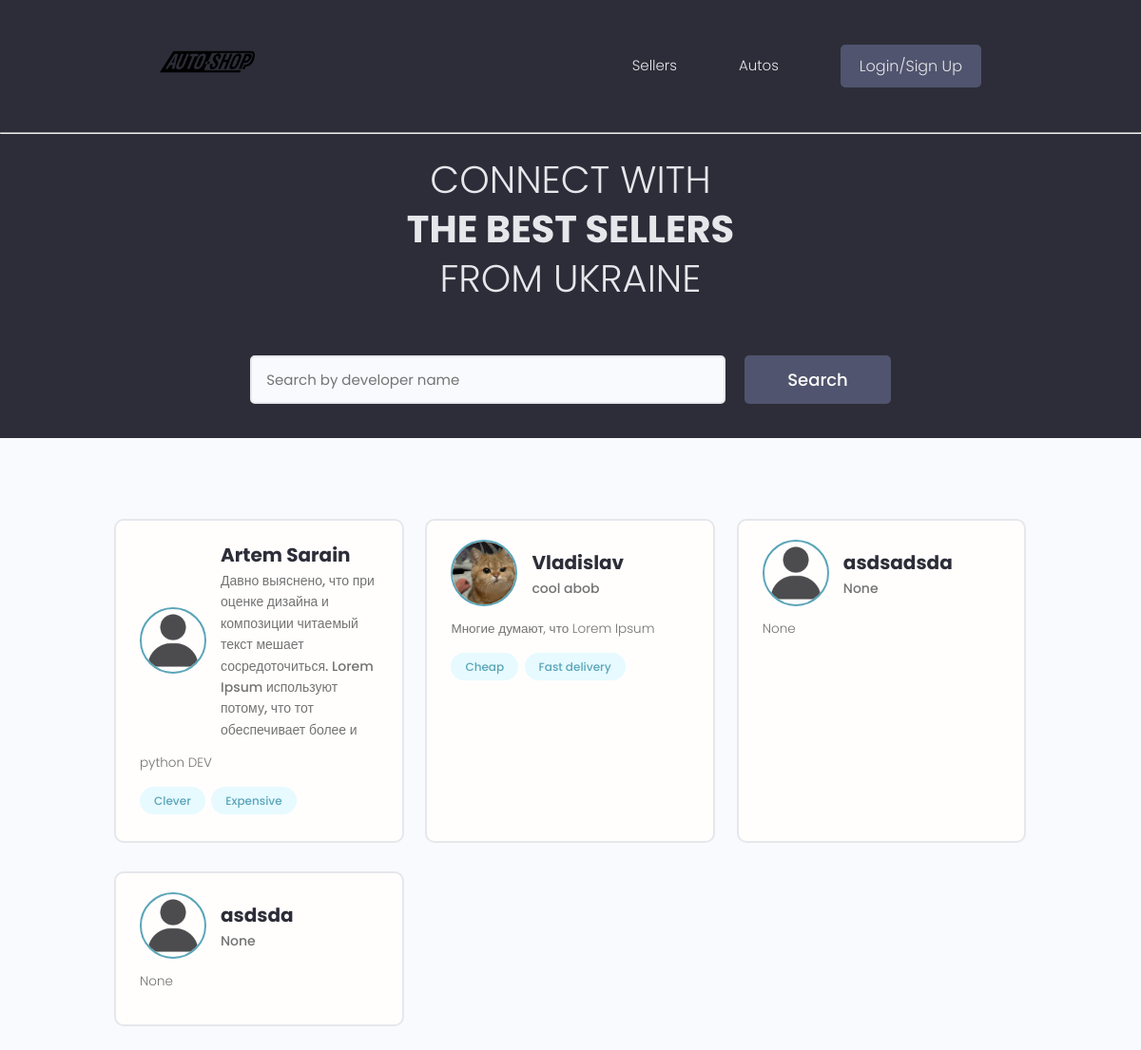
The app's page /users/, older data.
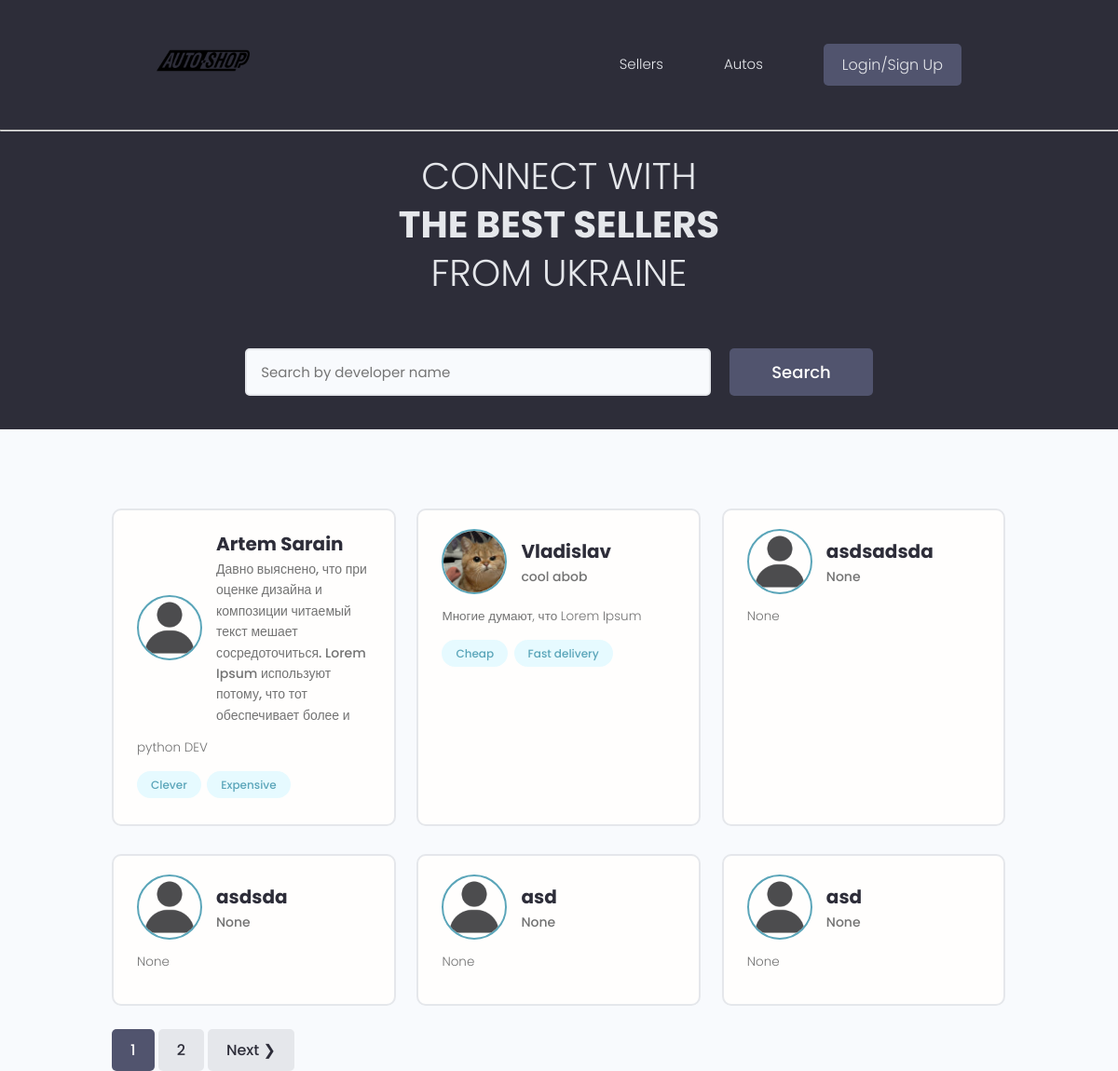
The same page, newer data.
### users/models.py (models this page shows, shortened)
class Profile(models.Model):
    id = models.BigAutoField(primary_key=True)
    user = models.OneToOneField(User, on_delete=models.CASCADE)
    name = models.CharField(max_length=50, null=True, blank=True)
    email = models.EmailField(max_length=254, default="default@example.com")
    username = models.CharField(max_length=50, null=True, blank=True)
    shortbio = models.CharField(max_length=100, null=True, blank=True)
    bio = models.TextField(null=True, blank=True)
    profile_image = models.ImageField(null=True, blank=True, default="profiles/default-user.png", upload_to='profiles/')
    location = models.CharField(max_length=200)
    social_telegram = models.CharField(max_length=500, null=True, blank=True)
    social_youtube = models.CharField(max_length=500, null=True, blank=True)
    vote_total = models.IntegerField(default=0, null=True, blank=True)
    vote_ratio = models.IntegerField(default=0, null=True, blank=True)
    created = models.DateTimeField(auto_now_add=True)

class Advantage(models.Model):
    owner = models.ForeignKey(Profile, on_delete=models.CASCADE, null=True, blank=True)
    name = models.CharField(max_length=100)
    description = models.CharField(max_length=300, null=True, blank=True)
    id = models.BigAutoField(primary_key=True)
    created = models.DateTimeField(auto_now_add=True)
    def __str__(self):
        return self.name

### users/views.py (the view)
# urls.py: path('', views.profiles, name='profiles'),
def profiles(request):
    profiles, search_query = searchProfile(request)
    custom_range, profiles = paginateProfiles(request, profiles, 6)
    contex = {'profiles': profiles, "search_query": search_query, "custom_range": custom_range}
    return render(request, 'users/profiles.html', contex)

### users/utils.py (called while the page is built)
def searchProfile(request):
    search_query = ""
    if request.GET.get("search_query"):
        search_query = request.GET.get("search_query")
    advantages = Advantage.objects.filter(name__icontains=search_query)
    profiles = Profile.objects.distinct().filter(
        Q(name__icontains=search_query) |
        Q(shortbio__icontains=search_query) |
        Q(bio__icontains=search_query) |
        Q(advantage__in=advantages)
    )
    return profiles, search_query

def paginateProfiles(request, profiles, result):
    page = request.GET.get("page")
    paginator = Paginator(profiles, result)
    try:
        profiles = paginator.page(page)
    except PageNotAnInteger:
        page = 1
        profiles = paginator.page(page)
    except EmptyPage:
        page = paginator.num_pages
        profiles = paginator.page(page)
    left_index = (int(page) - 4)
    if left_index < 1:
        left_index = 1
    right_index = (int(page) + 5)
    if right_index > paginator.num_pages:
        right_index = paginator.num_pages + 1
    custom_range = range(left_index, right_index)
    return custom_range, profiles

### users/templates/users/profiles.html (shortened to what this page needs)
{% extends 'main.html' %}
{% block content %}
  <main class="home">
    <section class="hero-section text-center">
      <div class="container container--narrow">
        <div class="hero-section__box">
          <h2>CONNECT WITH</h2>
          <h2><span>THE BEST SELLERS</span></h2>
          <h2>FROM UKRAINE</h2>
        </div>
        <div class="hero-section__search">
          <form id="searchForm" class="form" action="{% url 'profiles' %}" method="get">
            <div class="form__field">
              <input class="input input--text" id="formInput#search" type="text" name="search_query"
                value="{{search_query}}" placeholder="Search by developer name" />
            </div>
            <input class="btn btn--sub btn--lg" type="submit" value="Search" />
          </form>
        </div>
      </div>
    </section>
    <section class="devlist">
      <div class="container">
        <div class="grid grid--three">
          {% for profile in profiles %}
          <div class="column card">
            <div class="dev">
              <a href="{% url 'user-profile' profile.id %}" class="card__body">
                <div class="dev__profile">
                  <img class="avatar avatar--md" src="{{profile.profile_image.url}}" alt="image" />
                  <div class="dev__meta">
                    <h3>{{profile.name}}</h3>
                    <h5>{{profile.bio|slice:"150"}}</h5>
                  </div>
                </div>
                <p class="dev__info">{{profile.shortbio}}</p>
                <div class="dev__skills">
                  {% for adv in profile.advantage_set.all|slice:"5" %}
                  <span class="tag tag--pill tag--main">
                    <small>{{adv}}</small>
                  </span>
                  {% endfor %}
                </div>
              </a>
            </div>
          </div>
          {% endfor %}
        </div>
      </div>
    </section>
    {% include 'pagination.html' with queryset=profiles custom_range=custom_range %}
  </main>
 {% endblock content %}

### templates/main.html (shortened to what this page needs)
<!DOCTYPE html>
{% load static %}
<html lang="en">
<head>
    <link rel="stylesheet" href="https://cdn.iconmonstr.com/1.3.0/css/iconmonstr-iconic-font.min.css"/>
    <link rel="stylesheet" href="{% static 'uikit/styles/uikit.css' %}"/>
    <link rel="stylesheet" href="{% static 'styles/app.css' %}"/>
</head>
<body>
{% include 'navbar.html' %}
{% block content %}
{% endblock content %}
</body>
</html>

### templates/navbar.html (shortened to what this page needs)
{% load static %}
  <header class="header">
    <div class="container container--narrow">
      <a href="{% url 'all_autos' %}" class="header__logo">
        <img src="{% static 'images/auto-shop.png' %}" alt="AutoSearch Logo"/>
      </a>
      <nav class="header__nav">
        <ul class="header__menu">
          <li class="header__menuItem"><a href="{% url 'profiles' %}">Sellers</a></li>
          <li class="header__menuItem"><a href="{% url 'all_autos' %}">Autos</a></li>
          {% if request.user.is_authenticated %}
          <li class="header__menuItem"><a href="{% url 'inbox' %}">Inbox</a></li>
          <li class="header__menuItem"><a href="{% url 'account' %}">My Account</a></li>
          <li class="header__menuItem"><a href="{% url 'create-auto' %}">Add auto</a></li>
          <li class="header__menuItem"><a href="{% url 'logout' %}" class="btn btn--sub">Logout</a></li>
          {% else %}
          <li class="header__menuItem"><a href="{% url 'login' %}" class="btn btn--sub">Login/Sign Up</a></li>
          {% endif %}
        </ul>
      </nav>
    </div>
  </header>
<hr>

### templates/pagination.html (shortened to what this page needs)
{% if queryset.has_other_pages %}
<div class="paginator">
    <ul class="container">
        {% for page in custom_range %}
        {% if page == queryset.number %}
        <a href="?page={{page}}" class="btn page-link btn--sub" data-page="{{page}}">{{page}}</a>
        {% else %}
        <a href="?page={{page}}" class="btn page-link" data-page="{{page}}">{{page}}</a>
          {% endif %}
       {% endfor %}
       {% if queryset.has_next %}
        <a href="?page={{queryset.next_page_number}}" class="btn page-link" data-page="{{queryset.next_page_number}}">Next &#10095;</a>
        {% endif %}
    </ul>
</div>
{% endif %}

### static/styles/app.css (style rules this page uses)
:root { --color-sub: #2d2d39; }
.btn--sub { background-color: var(--color-sub-light); }
.card { border: 2px solid var(--color-light); }
img { width: 100%; }
.header { position: sticky; z-index: 111; background-color: var(--color-sub); padding: 1.5rem 0; }
.header > .container { display: flex; justify-content: space-between; align-items: center; }
.header__logo > img { height: 100px; width: auto; }
.header__nav > ul { display: inline-flex; align-items: center; list-style: none; gap: 6.5rem; }
.header__menuItem > a { color: var(--color-light); font-weight: 300; }
.hero-section { height: 40vh; display: flex; align-items: center; background-color: var(--color-sub); }
.hero-section__box { margin-bottom: 4rem; }
.hero-section__box > h2, .hero-section__box > h2 > span { font-size: 4rem; color: var(--color-light); line-height: 1.3; text-transform: uppercase; }
.hero-section__box > h2 { font-weight: 300; }
.hero-section__box > h2 > span { font-weight: 700; }
.hero-section__search > .form { display: flex; align-items: center; justify-content: center; gap: 2rem; }
.hero-section__search > .form input.input--text { width: 50rem; }
.devlist { margin-top: 8rem; }
.devlist .grid { align-items: stretch; }
.devlist .dev .dev__profile { display: flex; align-items: center; gap: 1.5rem; }
.devlist .dev .dev__meta h3 { color: var(--color-sub); font-size: 2rem; font-weight: 700; }
.devlist .dev .dev__meta h5 { color: var(--color-text); font-size: 1.4rem; font-weight: 500; }
.devlist .dev .dev__info { margin: 1.5rem 0; font-size: 1.35rem; line-height: 1.4; text-align: justify; }

### static/uikit/styles/modules/_variables.css (style rules this page uses)
:root { --color-main: #5aa5b9; --color-main-light: #e6faff; --color-sub: #3f4156; --color-sub-light: #51546e; --color-sub-lighter: #ededfd; --color-text: #737373; --color-gray: #8b8b8b; --color-light: #e5e7eb; --color-light-gray: #767676; --color-bg: #f8fafd; --color-white: #fffefd; --color-white-light: #f3f3f3; --color-success: #359e64; --color-success-bg: #def8e8; --color-error: #fc4b0b; --color-error-bg: #fff2ee; --font-base: 'Poppins', arial, helvetica, 'Segoe UI', roboto, ubuntu, sans-serif; --font-monospace: 'Fira Code', 'Courier New', courier, monospace; --font-regular: 300; --font-medium: 500; --font-bold: 700; --generic-shadow: 1px 1px 5px #00000010; --generic-transition: all 0.3s ease-in-out; }

### static/uikit/styles/modules/_base.css (style rules this page uses)
* { margin: 0; padding: 0; box-sizing: border-box; text-rendering: optimizeLegibility; color: inherit; font-size: inherit; }
html { font-size: 50%; }
@media only screen and (min-width: 480px) { html { font-size: 56.25%; } }
@media only screen and (min-width: 1200px) { html { font-size: 62.5%; } }
body { line-height: 1.6; font-weight: 400; font-size: 1.5rem; color: var(--color-text); background-color: var(--color-bg); min-height: 100vh; }

### static/uikit/styles/modules/_typography.css (style rules this page uses)
* { font-family: var(--font-base); }
h2 { font-size: 3.6rem; font-weight: var(--font-bold); }
h3 { font-size: 3.2rem; font-weight: var(--font-medium); }
h5 { font-size: 2.4rem; font-weight: var(--font-medium); }
h5, h6 { font-weight: var(--font-regular); }
p, span, strong { font-size: 1.6rem; color: var(--color-text); font-weight: var(--font-regular); }
a { padding-bottom: 2px; text-decoration: none; display: inline-block; color: var(--color-main); font-weight: var(--font-medium); }

### static/uikit/styles/modules/_utilities.css (style rules this page uses)
.container { width: 92%; max-width: 165rem; margin: 0 auto; box-sizing: border-box; }
.container--narrow { width: 92%; max-width: 120rem; }
@media screen and (min-width: 1000px) { .container { width: 90%; } }
@media screen and (min-width: 1000px) { .container--narrow { width: 85%; } }
@media screen and (min-width: 1200px) { .container { width: 80%; } }
@media screen and (min-width: 1200px) { .container--narrow { width: 72%; } }
.text-center { text-align: center; }

### static/uikit/styles/modules/_avatar.css (style rules this page uses)
.avatar { border-radius: 50%; border: 2px solid var(--color-main); object-fit: cover; }
.avatar--md { height: 7rem; width: 7rem; }

### static/uikit/styles/modules/_card.css (style rules this page uses)
.card { border-radius: 1rem; background-color: var(--color-white); border: 1.5px solid var(--color-light); width: auto; height: auto; margin-top: 0.5rem; margin-bottom: 0.5rem; overflow: hidden; }
.card__body, .card__header { padding: 2rem 2.5rem; }

### static/uikit/styles/modules/_form.css (style rules this page uses)
.form { display: block; }
.form__field { margin-top: 1.5rem; margin-bottom: 1.5rem; }
input.input[type='text'], input.input[type='email'], input.input[type='password'], input.input[type='number'], textarea.input { min-width: 24rem; width: 100%; padding: 1.2rem 1.5rem; border-radius: 0.5rem; border: 2px solid var(--color-light); transition: all 0.3s ease-in-out; background-color: var(--color-bg); }

Row changes from the older to the newer data that the page shows:
added Profile: profile_image (placeholder picture), name "asd", bio "None", shortbio "None"
added Profile: profile_image (placeholder picture), name "asd", bio "None", shortbio "None"
Text that changed along with them:
new list line: "1"
new list line: "2"
text now shown: "Next ❯"
